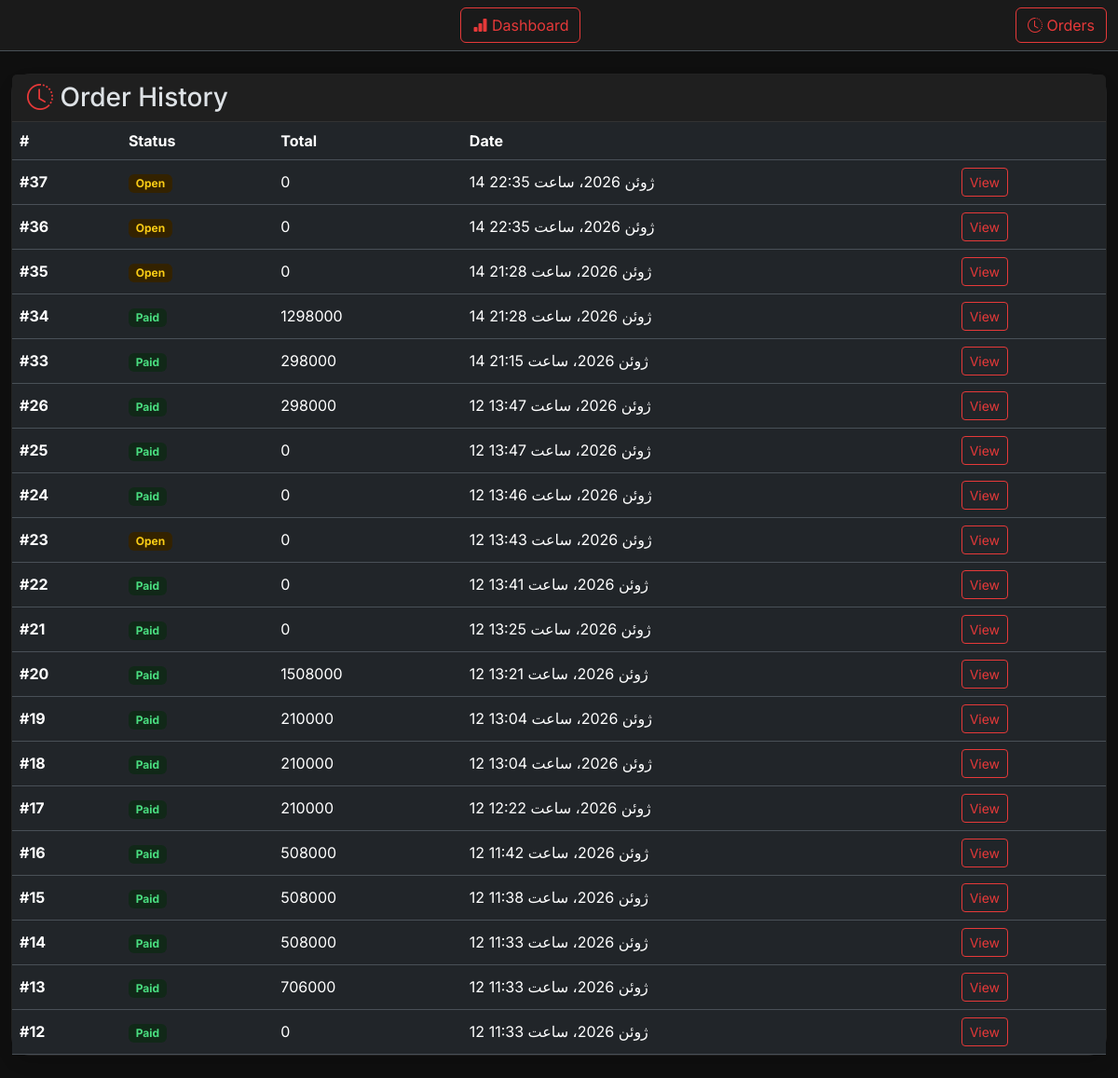
Screenshot of /orders/ with the database file from the repository.
### menu/models.py (models this page shows, shortened)
class Order(models.Model):
    STATUS_CHOICES=[
        ('open', 'open'),
        ('paid', 'paid'),
    ]
    created_at = models.DateTimeField(auto_now_add=True)
    total_price = models.PositiveIntegerField(default=0)
    status = models.CharField(max_length=10, choices=STATUS_CHOICES, default='open')

### menu/views.py (the view)
# urls.py: path('orders/', OrderListView.as_view(), name='order-list')
class OrderListView(ListView):
    model = Order
    template_name = "menu/order-list.html"
    context_object_name = "orders"
    ordering = ["-created_at"]
    paginate_by = 20

### menu/templates/menu/order-list.html (shortened to what this page needs)
{% extends "_base.html" %}
{% load humanize %}
{% block content %}
<div class="card shadow">
    <div class="card-header">
        <h3 class="mb-0">
            <i class="bi bi-clock-history"
               style="color: var(--primary-red);"></i>
            Order History
        </h3>
    </div>
    <div class="card-body p-0">
        <table class="table table-hover align-middle mb-0">
            <thead>
                <tr>
                    <th>#</th>
                    <th>Status</th>
                    <th>Total</th>
                    <th>Date</th>
                    <th></th>
                </tr>
            </thead>
            <tbody>
                {% for order in orders %}
                <tr>
                    <td>
                        <strong>
                            #{{ order.id }}
                        </strong>
                    </td>
                    <td>
                        {% if order.status == "paid" %}
                        <span
                            class="badge"
                            style="
                                background:#112818;
                                color:#4ade80;
                            "
                        >
                            Paid
                        </span>
                        {% else %}
                        <span
                            class="badge"
                            style="
                                background:#332200;
                                color:#facc15;
                            "
                        >
                            Open
                        </span>
                        {% endif %}
                    </td>
                    <td>
                        {{ order.total_price|intcomma }}
                    </td>
                    <td>
                        {{ order.created_at }}
                    </td>
                    <td>
                        <a
                            href="{% url 'order-detail' order.id %}"
                            class="btn btn-sm btn-outline-danger"
                        >
                            View
                        </a>
                    </td>
                </tr>
                {% endfor %}
            </tbody>
        </table>
    </div>
</div>
{% endblock %}

### templates/_base.html (style rules this page uses)
:root { --primary-red: #e63939; --red-dark: #c1121f; --red-light: #f77f7f; }
body { background: #0f0f0f; font-family: 'Inter', system-ui, -apple-system, sans-serif; }
.card { border-radius: 20px; border: 1px solid #222; background: #181818; }
.card-header { background: #1f1f1f; border-bottom: 1px solid #333; }
.btn-outline-danger { border-color: var(--primary-red); color: var(--primary-red); }
.table { margin-bottom: 0; }

### rows the page displays
Order: id "37", status "Open", total_price "0", created_at "14 ژوئن 2026، ساعت 22:35"
Order: id "36", status "Open", total_price "0", created_at "14 ژوئن 2026، ساعت 22:35"
Order: id "35", status "Open", total_price "0", created_at "14 ژوئن 2026، ساعت 21:28"
Order: id "34", status "Paid", total_price "1298000", created_at "14 ژوئن 2026، ساعت 21:28"
Order: id "33", status "Paid", total_price "298000", created_at "14 ژوئن 2026، ساعت 21:15"
Order: id "26", status "Paid", total_price "298000", created_at "12 ژوئن 2026، ساعت 13:47"
Order: id "25", status "Paid", total_price "0", created_at "12 ژوئن 2026، ساعت 13:47"
Order: id "24", status "Paid", total_price "0", created_at "12 ژوئن 2026، ساعت 13:46"
Order: id "23", status "Open", total_price "0", created_at "12 ژوئن 2026، ساعت 13:43"
Order: id "22", status "Paid", total_price "0", created_at "12 ژوئن 2026، ساعت 13:41"
Order: id "21", status "Paid", total_price "0", created_at "12 ژوئن 2026، ساعت 13:25"
Order: id "20", status "Paid", total_price "1508000", created_at "12 ژوئن 2026، ساعت 13:21"
Order: id "19", status "Paid", total_price "210000", created_at "12 ژوئن 2026، ساعت 13:04"
Order: id "18", status "Paid", total_price "210000", created_at "12 ژوئن 2026، ساعت 13:04"
Order: id "17", status "Paid", total_price "210000", created_at "12 ژوئن 2026، ساعت 12:22"
Order: id "16", status "Paid", total_price "508000", created_at "12 ژوئن 2026، ساعت 11:42"
Order: id "15", status "Paid", total_price "508000", created_at "12 ژوئن 2026، ساعت 11:38"
Order: id "14", status "Paid", total_price "508000", created_at "12 ژوئن 2026، ساعت 11:33"
Order: id "13", status "Paid", total_price "706000", created_at "12 ژوئن 2026، ساعت 11:33"
Order: id "12", status "Paid", total_price "0", created_at "12 ژوئن 2026، ساعت 11:33"
